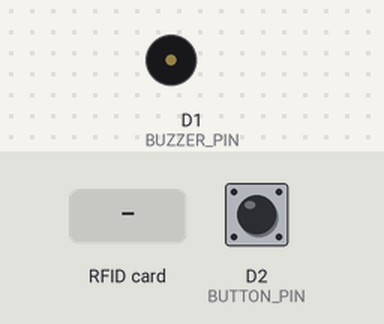
A sketch run on a simulated ESP8266 (NodeMCU). On the bench: buzzer (waves = sounding, pin HIGH). Inputs (shaded band) come from the test bench; at power-on: D2 (BUTTON_PIN) HIGH. WiFi joins after 1.5 s; servers stay silent unless stated; uploads are accepted with an empty reply; what the sketch prints to the serial monitor is not drawn.

Above: at 4.1 s.
4.2 s: D2 (BUTTON_PIN) pulled LOW for 0.15 s
At 4.27 s:
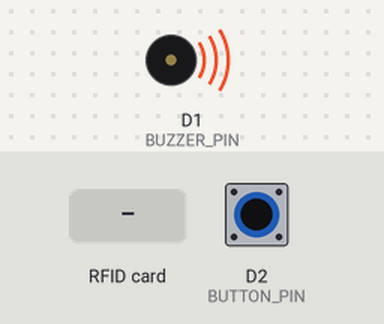
7.2 s: RFID card 5E 7A 19 C4 held to the reader
At 8.72 s:
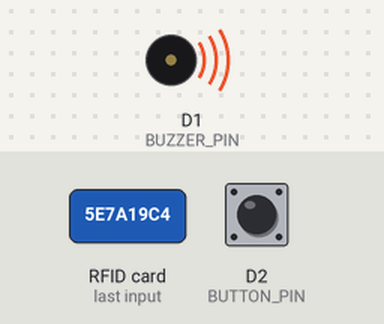
Timing chart, 0 to 10.3 s (numbered marks = the images above; inputs shaded):
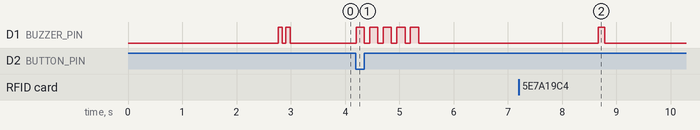

The sketch:

BloodFlow_ESP8266_Button_RFID_Buzzer.ino
```cpp
/*
 * ===================================================================
 *  BloodFlow Smart IoT — Push Button + RC522 RFID + Warning Buzzer
 *  Device: NodeMCU ESP8266
 *
 *  COMPLETE WIRING DIAGRAM:
 *  -------------------------------------------------------------
 *  1. EMERGENCY PUSH BUTTON:
 *     Button Leg 1          → D2 (GPIO 4)   [Internal Pull-Up: no resistor needed!]
 *     Button Leg 2          → GND
 *
 *  2. WARNING BUZZER:
 *     Buzzer Positive (+)   → D1 (GPIO 5)
 *     Buzzer Negative (-)   → GND
 *
 *  3. RC522 RFID READER (SPI):
 *     RC522 VCC             → 3V3   (⚠️ 3.3V ONLY — NEVER CONNECT TO 5V!)
 *     RC522 GND             → GND
 *     RC522 RST             → D0 (GPIO 16)
 *     RC522 SDA (SS)        → D4 (GPIO 2)
 *     RC522 SCK             → D5 (GPIO 14)
 *     RC522 MISO            → D6 (GPIO 12)
 *     RC522 MOSI            → D7 (GPIO 13)
 *
 *  LIBRARIES NEEDED (Install in Arduino Library Manager):
 *  - MFRC522 by GithubCommunity
 *  - ArduinoJson by Benoit Blanchon (v6 or v7)
 * ===================================================================
 */

#include <ESP8266WiFi.h>
#include <ESP8266HTTPClient.h>
#include <WiFiClientSecure.h>
#include <SPI.h>
#include <MFRC522.h>
#include <ArduinoJson.h>

// =========================================================
//  ⚙️  CONFIGURATION — PUT YOUR WIFI CREDENTIALS HERE
// =========================================================
const char* WIFI_SSID     = "YOUR_WIFI_SSID";
const char* WIFI_PASSWORD = "YOUR_WIFI_PASSWORD";

// Supabase Configuration
const char* SUPABASE_HOST     = "gvwdrbrepbpmhjckdcyq.supabase.co";
const char* SUPABASE_ANON_KEY = "sb_publishable_uPsHJqLyu5jZwpoK0GvoPw_TQUtty3D";
const char* STORAGE_CODE      = "ST001";
const char* DEVICE_ID         = "BLOOD-BANK-ESP8266";

// =========================================================
//  📌  PIN DEFINITIONS
// =========================================================
#define BUTTON_PIN    4   // D2 — Emergency Button (INPUT_PULLUP)
#define BUZZER_PIN    5   // D1 — Warning Buzzer (+)

#define RFID_SS_PIN   2   // D4 (GPIO 2) — RC522 SDA (SS)
#define RFID_RST_PIN  16  // D0 (GPIO 16) — RC522 RST (Real GPIO for reliable wake-up!)

// =========================================================
//  OBJECTS & TIMING
// =========================================================
MFRC522 rfid(RFID_SS_PIN, RFID_RST_PIN);
WiFiClientSecure wifiClient;

const unsigned long DEBOUNCE_MS  = 400;
const unsigned long HEARTBEAT_MS = 60000;

unsigned long lastButtonTime = 0;
unsigned long lastRFIDTime   = 0;
unsigned long lastHeartbeat  = 0;

String storageUnitId = "";
String lastRFIDTag   = "";

// =========================================================
//  🔊 BUZZER PATTERNS
// =========================================================
// Quick beep on successful RFID scan
void beepRFID() {
  digitalWrite(BUZZER_PIN, HIGH);
  delay(120);
  digitalWrite(BUZZER_PIN, LOW);
}

// Loud urgent siren alarm for emergency button
void beepEmergencyAlarm() {
  for (int i = 0; i < 5; i++) {
    digitalWrite(BUZZER_PIN, HIGH);
    delay(150);
    digitalWrite(BUZZER_PIN, LOW);
    delay(100);
  }
}

// Short double beep when ready
void beepReady() {
  digitalWrite(BUZZER_PIN, HIGH); delay(80);
  digitalWrite(BUZZER_PIN, LOW);  delay(60);
  digitalWrite(BUZZER_PIN, HIGH); delay(80);
  digitalWrite(BUZZER_PIN, LOW);
}

// =========================================================
//  🌐 SUPABASE API CALLS
// =========================================================

// 1. Dispatch Emergency Voice Call
bool triggerEmergencyCall() {
  Serial.println(F("\n🚨 >>> DISPATCHING EMERGENCY FIRE CALL TO TWILIO <<<"));

  // Sound alarm immediately
  beepEmergencyAlarm();

  if (WiFi.status() != WL_CONNECTED) {
    Serial.println(F("[ERROR] Wi-Fi offline — cannot dispatch Twilio call."));
    return false;
  }

  HTTPClient http;
  String url = String("https://") + SUPABASE_HOST +
               "/functions/v1/emergency-call?action=fire_emergency";

  if (!http.begin(wifiClient, url)) {
    Serial.println(F("[ERROR] HTTPS setup failed!"));
    return false;
  }

  http.addHeader("Content-Type", "application/json");
  http.addHeader("Authorization", String("Bearer ") + SUPABASE_ANON_KEY);

  StaticJsonDocument<256> doc;
  doc["device_id"]      = DEVICE_ID;
  doc["source"]         = "hardware_button";
  doc["emergency_type"] = "FIRE";
  doc["message"]        = "Fire emergency push button activated at Blood Bank!";
  String body;
  serializeJson(doc, body);

  int httpCode = http.POST(body);
  Serial.printf("[EMERGENCY HTTP] Code: %d\n", httpCode);

  if (httpCode > 0) {
    Serial.println("Response: " + http.getString());
  }
  http.end();
  return (httpCode == 200 || httpCode == 201);
}

// 2. Post RFID Scan to Supabase
bool postRFIDEvent(const String& uid) {
  if (WiFi.status() != WL_CONNECTED) {
    Serial.println(F("[RFID] Wi-Fi offline — scanned locally only."));
    return false;
  }

  HTTPClient http;
  String url = String("https://") + SUPABASE_HOST + "/rest/v1/rfid_events";

  if (!http.begin(wifiClient, url)) return false;

  http.addHeader("Content-Type", "application/json");
  http.addHeader("apikey", SUPABASE_ANON_KEY);
  http.addHeader("Authorization", String("Bearer ") + SUPABASE_ANON_KEY);
  http.addHeader("Prefer", "return=minimal");

  StaticJsonDocument<256> doc;
  doc["rfid_uid"] = uid;
  doc["action"]   = "ENTERED";
  doc["result"]   = "SUCCESS";
  if (!storageUnitId.isEmpty()) doc["storage_unit_id"] = storageUnitId;
  String body;
  serializeJson(doc, body);

  int httpCode = http.POST(body);
  Serial.printf("[RFID HTTP] Code: %d\n", httpCode);
  http.end();
  return (httpCode == 201 || httpCode == 200);
}

// 3. Resolve ST001 Storage Unit UUID
void fetchStorageUnitId() {
  if (WiFi.status() != WL_CONNECTED) return;
  HTTPClient http;
  String url = String("https://") + SUPABASE_HOST +
               "/rest/v1/storage_units?storage_code=eq." + STORAGE_CODE + "&select=id&limit=1";
  if (!http.begin(wifiClient, url)) return;
  http.addHeader("apikey", SUPABASE_ANON_KEY);
  http.addHeader("Authorization", String("Bearer ") + SUPABASE_ANON_KEY);
  int httpCode = http.GET();
  if (httpCode == 200) {
    String body = http.getString();
    StaticJsonDocument<256> doc;
    if (!deserializeJson(doc, body) && doc.is<JsonArray>() && doc.as<JsonArray>().size() > 0) {
      storageUnitId = doc[0]["id"].as<String>();
      Serial.println("✓ Storage UUID = " + storageUnitId);
    }
  }
  http.end();
}

// 4. Send Periodic Online Heartbeat
void sendHeartbeat() {
  if (WiFi.status() != WL_CONNECTED) return;
  HTTPClient http;
  String url = String("https://") + SUPABASE_HOST + "/rest/v1/iot_devices";
  if (!http.begin(wifiClient, url)) return;
  http.addHeader("Content-Type", "application/json");
  http.addHeader("apikey", SUPABASE_ANON_KEY);
  http.addHeader("Authorization", String("Bearer ") + SUPABASE_ANON_KEY);
  http.addHeader("Prefer", "resolution=merge-duplicates,return=minimal");

  StaticJsonDocument<256> doc;
  doc["device_id"]        = DEVICE_ID;
  doc["status"]           = "online";
  doc["wifi_status"]      = "connected";
  doc["device_type"]      = "ESP8266_RC522_BUZZER_BUTTON";
  doc["firmware_version"] = "v3.1.0";
  doc["ip_address"]       = WiFi.localIP().toString();
  if (!storageUnitId.isEmpty()) doc["storage_unit_id"] = storageUnitId;
  String body;
  serializeJson(doc, body);

  http.POST(body);
  http.end();
}

// Helper: Read RFID UID as uppercase Hex String
String getTagUID() {
  String uid = "";
  for (byte i = 0; i < rfid.uid.size; i++) {
    if (rfid.uid.uidByte[i] < 0x10) uid += "0";
    uid += String(rfid.uid.uidByte[i], HEX);
  }
  uid.toUpperCase();
  return uid;
}

// =========================================================
//  SETUP
// =========================================================
void setup() {
  Serial.begin(115200);
  delay(600);

  Serial.println(F("\n=============================================="));
  Serial.println(F("  BloodFlow — Button + RFID + Buzzer System   "));
  Serial.println(F("=============================================="));

  // Initialize Buzzer
  pinMode(BUZZER_PIN, OUTPUT);
  digitalWrite(BUZZER_PIN, LOW); // Buzzer OFF

  // Initialize Emergency Button (Internal pull-up)
  pinMode(BUTTON_PIN, INPUT_PULLUP);

  // Initialize RC522 RFID
  SPI.begin();
  rfid.PCD_Init();
  delay(100);

  // Set maximum antenna power (+48dB) for best reading distance
  rfid.PCD_AntennaOn();
  rfid.PCD_SetAntennaGain(MFRC522::RxGain_max);

  // Diagnostic check to verify SPI communication
  byte ver = rfid.PCD_ReadRegister(MFRC522::VersionReg);
  Serial.printf("[RFID DIAGNOSTIC] Chip Version: 0x%02X\n", ver);
  if (ver == 0x91 || ver == 0x92) {
    Serial.println(F("✓ RC522 RFID Reader: HARDWARE DETECTED & READY!"));
  } else if (ver == 0x00 || ver == 0xFF) {
    Serial.println(F("❌ ERROR: RC522 NOT DETECTED over SPI!"));
    Serial.println(F("   -> Check if MOSI (D7) and MISO (D6) are swapped"));
    Serial.println(F("   -> Check if RST is plugged into D0 (GPIO 16)"));
    Serial.println(F("   -> Check if VCC is connected to 3.3V (NOT 5V)"));
  } else {
    Serial.printf("✓ RC522 clone detected (0x%02X). Ready to scan!\n", ver);
  }

  // SSL (ignore cert)
  wifiClient.setInsecure();

  // Connect to Wi-Fi
  Serial.print(F("Connecting to Wi-Fi: "));
  Serial.println(WIFI_SSID);
  WiFi.mode(WIFI_STA);
  WiFi.begin(WIFI_SSID, WIFI_PASSWORD);

  int attempts = 0;
  while (WiFi.status() != WL_CONNECTED && attempts < 25) {
    delay(400);
    Serial.print('.');
    attempts++;
  }
  Serial.println();

  if (WiFi.status() == WL_CONNECTED) {
    Serial.print(F("✓ Wi-Fi Connected! IP: "));
    Serial.println(WiFi.localIP());
    fetchStorageUnitId();
    sendHeartbeat();
    beepReady(); // Beep twice to signal ready
  } else {
    Serial.println(F("⚠️ Wi-Fi timed out — running in offline test mode."));
  }

  Serial.println(F("\n>>> SYSTEM READY:"));
  Serial.println(F("  • Tap RFID card to scan"));
  Serial.println(F("  • Press button on D2 for Emergency Fire Alert\n"));
}

// =========================================================
//  MAIN LOOP
// =========================================================
void loop() {
  // 1. Wi-Fi Background Reconnection
  if (WiFi.status() != WL_CONNECTED) {
    static unsigned long lastCheck = 0;
    if (millis() - lastCheck > 15000) {
      lastCheck = millis();
      Serial.println(F("Reconnecting to Wi-Fi..."));
      WiFi.reconnect();
    }
  }

  // 2. CHECK EMERGENCY PUSH BUTTON (D2)
  if (digitalRead(BUTTON_PIN) == LOW && (millis() - lastButtonTime > DEBOUNCE_MS)) {
    lastButtonTime = millis();

    Serial.println(F("\n🚨 [ALARM] EMERGENCY BUTTON PRESSED!"));
    bool ok = triggerEmergencyCall();

    if (ok) {
      Serial.println(F("✓ [EMERGENCY] Automated Call Dispatched Successfully!"));
    } else {
      Serial.println(F("✗ [EMERGENCY] Dispatch failed or Wi-Fi offline."));
    }

    delay(3000); // Cooldown to prevent spam
    Serial.println(F("System reset to normal.\n"));
  }

  // 3. CHECK RC522 RFID SCAN
  if (rfid.PICC_IsNewCardPresent() && rfid.PICC_ReadCardSerial()) {
    String uid = getTagUID();

    if (uid != lastRFIDTag || (millis() - lastRFIDTime > 3000)) {
      lastRFIDTag  = uid;
      lastRFIDTime = millis();

      Serial.print(F("\n🏷️ [RFID DETECTED] UID: "));
      Serial.println(uid);

      // Sound quick confirmation beep
      beepRFID();

      bool ok = postRFIDEvent(uid);
      if (ok) {
        Serial.println(F("✓ [RFID] Successfully logged to Supabase!"));
      } else {
        Serial.println(F("✗ [RFID] Failed to send to cloud (Wi-Fi or network issue)."));
      }
    }

    rfid.PICC_HaltA();
    rfid.PCD_StopCrypto1();
  }

  // 4. PERIODIC HEARTBEAT
  if (millis() - lastHeartbeat > HEARTBEAT_MS) {
    lastHeartbeat = millis();
    sendHeartbeat();
  }
}
```

Measured:
- after the input at 4.2 s, D1 (BUZZER_PIN): alternates HIGH for 0.15 s and LOW for 0.10 s, 10 changes in all, then stays LOW, starting at once
- after the input at 7.2 s, D1 (BUZZER_PIN): LOW → HIGH after 1.5 s, → LOW 0.12 s later
